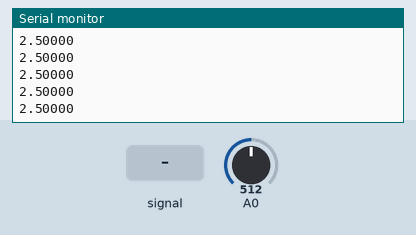
Recording of a sketch running on a simulated Arduino Uno, built with avr-gcc and run on an emulated ATmega328P. Shown: the last lines printed to the serial monitor. Inputs (shaded band) come from the test bench; at power-on: A0 = 512.

Above: at 1.2 s.
1.3 s: A0 fed a 200 Hz sine of ±81 counts around its level
At 1.9 s:
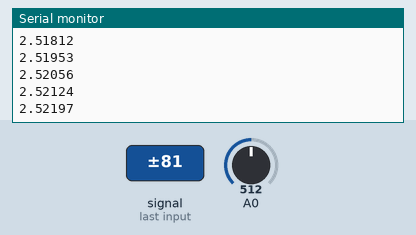
2.8 s: A0 set to 716
At 3.7 s:
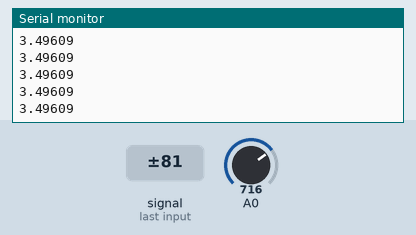
4.3 s: A0 fed a 1000 Hz sine of ±255 counts around its level
5.8 s: A0 set to 900
At 6.3 s:
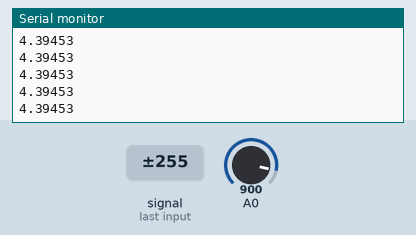
Timing chart, 0 to 8.3 s (numbered marks = the images above; inputs shaded):
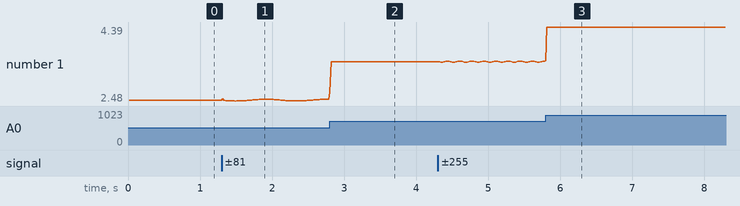

The sketch:

SingleSensorRead.ino
```cpp
//////////////////////////////////////////////////////////////////////////////////////////////////////////////////
// Note:                                                                                                        //
// This Arduino Code was for testing individual sensors with voltage conversion.                                //
//////////////////////////////////////////////////////////////////////////////////////////////////////////////////

int PotRead1 = analogRead(A0); //define read values
int Pot1 = 0; // define calculated voltages

const int readNum = 100.0; // set array size
int readIndex = 0; // set read index

long PotArray1[readNum];
float PotTotal1 = 0.0;
float PotAvg1 = 0.0;

void setup() {
Serial.begin(115200); // read serial data at baud rate of 115200

for (int val = 0; val < readNum; val++) {
  PotArray1[readNum] = 0.0; // initialize Pot1 array to 0
  // can add other pot resets here
  }
}

void loop() {
// read analog  and calculate avg of values
  PotTotal1 = PotTotal1 - PotArray1[readIndex]; // removes old array value

  int PotRead1 = analogRead(A0); // read analogpin input
  PotArray1[readIndex] = PotRead1;
  PotTotal1 = PotTotal1 + PotArray1[readIndex]; // add new array value
  readIndex = readIndex + 1;

  if (readIndex >= readNum){
    float PotAvg1 = PotTotal1/readNum;
    float PotV1 = PotAvg1 * (5.000 / 1024.000); // convert analog reading to voltage (0V to 5V)

    Serial.println(PotV1, 5); // print values to serial monitor
    readIndex = 0;
  }

  delay(0.5); // delay in value read

}
```

Measured:
- after the input at 1.3 s, the serial monitor: prints a new line at once (image 1)
- plotted number 1: 2.5 → 2.52 after the input at 1.3 s
